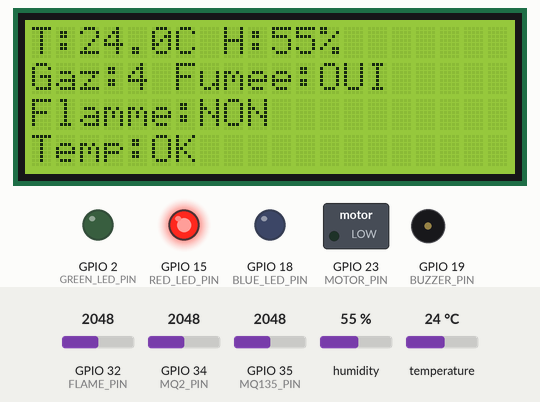
This sketch was run on a simulated ESP32. On the bench: 20×4 character LCD, switched loads named in the sketch (green lamp = pin HIGH), output pins drawn as LEDs (lit = HIGH), buzzer (waves = sounding). Inputs (shaded band) come from the test bench; at power-on: GPIO 35 (MQ135_PIN) = 2048, temperature 24 °C, GPIO 32 (FLAME_PIN) = 2048, GPIO 34 (MQ2_PIN) = 2048, humidity 55 %. WiFi joins after 1.5 s; servers stay silent unless stated; uploads are accepted with an empty reply; what the sketch prints to the serial monitor is not drawn.

Above: at 9.4 s.
9.5 s: GPIO 35 (MQ135_PIN) set to 1957
At 12.0 s:
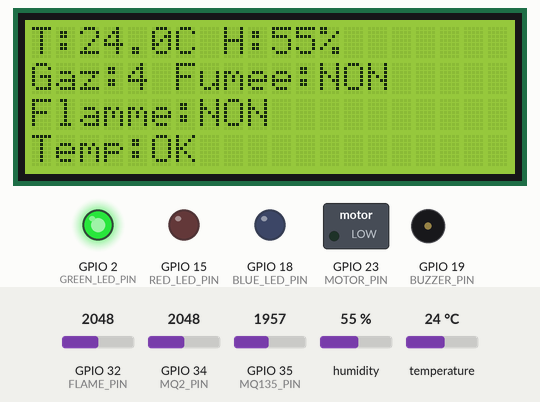
12.4 s: temperature set to 39.2 °C
At 15.8 s:
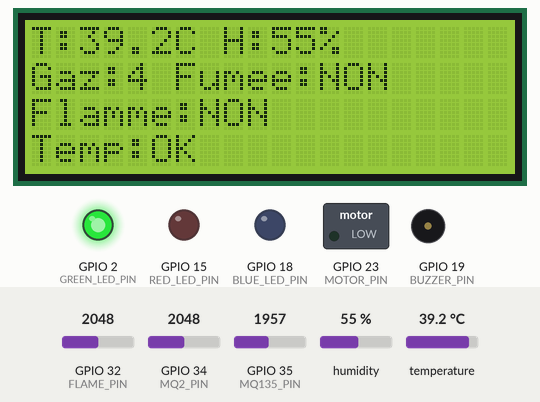
16.2 s: temperature set to 40.9 °C
At 18.6 s:
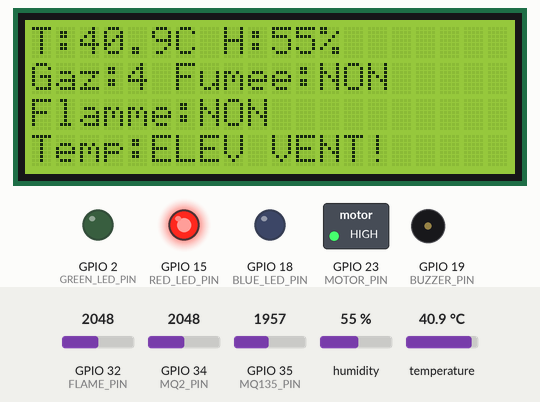
19.5 s: GPIO 32 (FLAME_PIN) set to 1955
At 22.6 s:
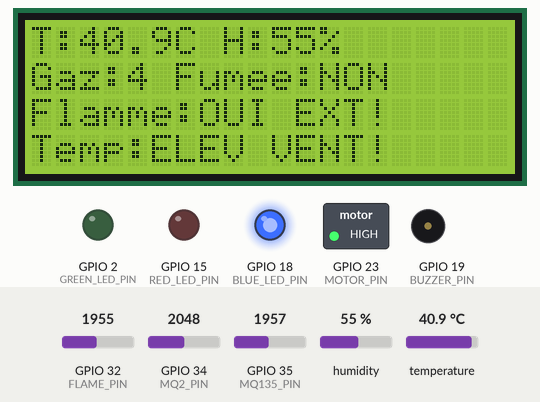
23.1 s: temperature set to 12 °C
At 24.5 s:
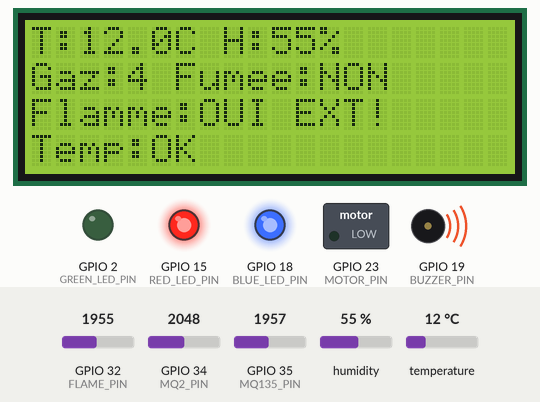
25.5 s: GPIO 35 (MQ135_PIN) set to 2040
At 28.6 s:
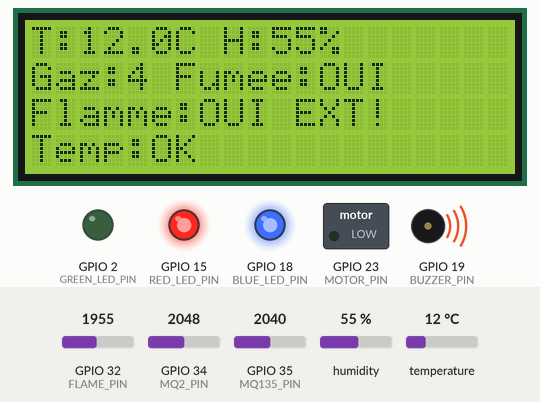
Timing chart, 0 to 29.8 s (numbered marks = the images above; inputs shaded):
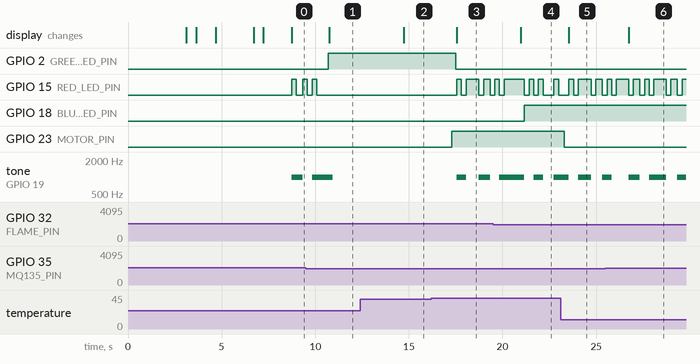

The sketch:

sketch_jun02c.ino
```cpp
 #include <DHT.h>
#include <LiquidCrystal_I2C.h>
#include <WiFi.h>
#include <HTTPClient.h>

// Configuration WiFi
const char* ssid = "YOUR_WIFI_SSID";
const char* password = "YOUR_WIFI_PASSWORD";

// Configuration Supabase
const String supabaseUrl = "https://YOUR_PROJECT.supabase.co";
const String apiKey = "YOUR_SUPABASE_ANON_KEY";

// Initialisation LCD I2C
LiquidCrystal_I2C lcd(0x27, 20, 4);

// Définition des broches
#define DHTPIN 4
#define DHTTYPE DHT22
#define MQ2_PIN 34         // Gaz - MQ-2 (analogique)
#define MQ135_PIN 35       // Fumée - MQ-135 (analogique)
#define FLAME_PIN 32       // Capteur de flamme (analogique)
#define BUZZER_PIN 19
#define GREEN_LED_PIN 2
#define RED_LED_PIN 15
#define BLUE_LED_PIN 18    // LED bleue pour extincteur
#define MOTOR_PIN 23       // Moteur DC (ventilateur)

// Seuils
const float tempThreshold = 40.0;
const float humidityThreshold = 20.0;
const float gasPPMThreshold = 200.0;
const int smokeAnalogThreshold = 2000;
const int flameAnalogThreshold = 2000;

// Constantes pour conversion PPM
const float RL_VALUE = 5.0;
const float RO_CLEAN_AIR_FACTOR = 9.83;
const float CALIBRATION_SAMPLE_TIMES = 10;
const float CALIBRATION_SAMPLE_INTERVAL = 50;
const float READ_SAMPLE_INTERVAL = 20;
const float READ_SAMPLE_TIMES = 3;

// Variables
float Ro = 10;
DHT dht(DHTPIN, DHTTYPE);

// Timing
unsigned long lastSensorRead = 0;
unsigned long lastSupabaseUpdate = 0;
unsigned long lastBuzzerToggle = 0;
unsigned long lastLedToggle = 0;
unsigned long lastSupabaseCheck = 0;  // Pour vérifier les commandes depuis l'app
const unsigned long sensorInterval = 1000;
const unsigned long supabaseInterval = 10000;
const unsigned long buzzerInterval = 500;
const unsigned long ledInterval = 250;
const unsigned long supabaseCheckInterval = 2000;  // Vérifier toutes les 2 secondes

// Variables d'état
bool previousFlameState = false;
bool previousVentilatorState = false;
bool buzzerState = false;
bool ledState = false;
bool alertActive = false;
bool manualExtincteurActive = false;  // État de l'extincteur contrôlé depuis l'app
bool manualVentilateurActive = false;  // État du ventilateur contrôlé depuis l'app

void setup() {
  Serial.begin(115200);
  lcd.init();
  lcd.backlight();

  // Message de bienvenue
  lcd.setCursor(6, 0);
  lcd.print("BIENVENUE");
  lcd.setCursor(0, 1);
  lcd.print("SYSTEME DE DETECTION");
  lcd.setCursor(6, 2);
  lcd.print("D'INCENDIE");
  delay(3000);

  // Connexion WiFi
  lcd.clear();
  lcd.setCursor(0, 0);
  lcd.print("Connexion WiFi...");
  WiFi.begin(ssid, password);
  Serial.print("Connexion WiFi");

  while (WiFi.status() != WL_CONNECTED) {
    delay(500);
    Serial.print(".");
    lcd.setCursor(0, 1);
    lcd.print("En cours...");
  }

  Serial.println("\nWiFi connecté !");
  lcd.clear();
  lcd.setCursor(0, 0);
  lcd.print("WiFi: CONNECTE");
  lcd.setCursor(0, 1);
  lcd.print("IP: ");
  lcd.print(WiFi.localIP());
  delay(2000);

  // Calibration capteur MQ-2
  lcd.clear();
  lcd.setCursor(0, 0);
  lcd.print("Calibration...");
  Ro = MQCalibration(MQ2_PIN);

  // Configuration des broches
  pinMode(MQ2_PIN, INPUT);
  pinMode(MQ135_PIN, INPUT);
  pinMode(FLAME_PIN, INPUT);
  pinMode(BUZZER_PIN, OUTPUT);
  pinMode(GREEN_LED_PIN, OUTPUT);
  pinMode(RED_LED_PIN, OUTPUT);
  pinMode(BLUE_LED_PIN, OUTPUT);
  pinMode(MOTOR_PIN, OUTPUT);

  dht.begin();

  Serial.println("Système prêt!");
  lcd.clear();
  lcd.setCursor(0, 0);
  lcd.print("SYSTEME PRET!");
  delay(1000);
}

void loop() {
  unsigned long currentMillis = millis();

  // Gestion des alertes
  handleAlerts(currentMillis);

  // Vérifier les commandes depuis l'application
  if (currentMillis - lastSupabaseCheck >= supabaseCheckInterval) {
    lastSupabaseCheck = currentMillis;
    checkSupabaseCommands();
  }

  if (currentMillis - lastSensorRead >= sensorInterval) {
    lastSensorRead = currentMillis;

    // Lecture des capteurs
    float temp = dht.readTemperature();
    float hum = dht.readHumidity();
    float gasPPM = MQGetGasPercentage(MQRead(MQ2_PIN) / Ro);

    int smokeValue = analogRead(MQ135_PIN);
    int flameValue = analogRead(FLAME_PIN);

    bool smokeDetected = smokeValue > smokeAnalogThreshold;
    bool flameDetected = flameValue < flameAnalogThreshold;

    // Vérification DHT
    if (isnan(temp) || isnan(hum)) {
      lcd.clear();
      lcd.setCursor(0, 0);
      lcd.print("Erreur capteur DHT");
      return;
    }

    // Gestion du moteur DC (ventilateur) - automatique OU manuel
    bool ventilateurShouldBeOn = (temp > tempThreshold) || manualVentilateurActive;

    if (ventilateurShouldBeOn) {
      digitalWrite(MOTOR_PIN, HIGH);  // Activer le ventilateur
    } else {
      digitalWrite(MOTOR_PIN, LOW);   // Désactiver le ventilateur
    }

    // Si l'état du ventilateur a changé, mettre à jour la base
    if (ventilateurShouldBeOn != previousVentilatorState) {
      updateVentilateurState(ventilateurShouldBeOn);
      previousVentilatorState = ventilateurShouldBeOn;
    }

    // Détection alarme - SANS manualExtincteurActive (juste pour LED bleue)
    alertActive = false;
    if (flameDetected || smokeDetected || gasPPM > gasPPMThreshold ||
        temp > tempThreshold || hum < humidityThreshold) {
      alertActive = true;
    }

    // Gestion LED verte
    if (!alertActive) {
      digitalWrite(GREEN_LED_PIN, HIGH);
    } else {
      digitalWrite(GREEN_LED_PIN, LOW);
    }

    // Si l'état de la flamme a changé, mettre à jour l'extincteur
    if (flameDetected != previousFlameState) {
      updateExtincteurState(flameDetected);
      previousFlameState = flameDetected;
    }

    // Affichage LCD harmonisé - 4 lignes distinctes
    lcd.clear();

    // Ligne 1 : Température et Humidité
    lcd.setCursor(0, 0);
    lcd.print("T:");
    lcd.print(temp, 1);
    lcd.print("C H:");
    lcd.print(hum, 0);
    lcd.print("%");

    // Ligne 2 : Gaz et Fumée
    lcd.setCursor(0, 1);
    lcd.print("Gaz:");
    lcd.print(gasPPM, 0);
    lcd.print(" Fumee:");
    lcd.print(smokeDetected ? "OUI" : "NON");

    // Ligne 3 : État de l'extincteur
    lcd.setCursor(0, 2);
    if (manualExtincteurActive) {
      lcd.print("EXTINCTEUR: MANUEL");
    } else {
      lcd.print("Flamme:");
      lcd.print(flameDetected ? "OUI" : "NON");
      if (flameDetected) {
        lcd.print(" EXT!");
      }
    }

    // Ligne 4 : État du ventilateur
    lcd.setCursor(0, 3);
    if (manualVentilateurActive) {
      lcd.print("VENTILATEUR: MANUEL");
    } else {
      lcd.print("Temp:");
      lcd.print(temp > tempThreshold ? "ELEV" : "OK");
      if (ventilateurShouldBeOn) {
        lcd.print(" VENT!");
      }
    }

    // Debug série
    Serial.print("T:");
    Serial.print(temp);
    Serial.print(" H:");
    Serial.print(hum);
    Serial.print(" Gaz:");
    Serial.print(gasPPM);
    Serial.print(" Fumée:");
    Serial.print(smokeValue);
    Serial.print(" Flamme:");
    Serial.print(flameValue);
    Serial.print(" Détectée:");
    Serial.print(flameDetected ? "OUI" : "NON");
    Serial.print(" Manuel:");
    Serial.print(manualExtincteurActive ? "OUI" : "NON");
    Serial.print(" Ventilateur:");
    Serial.print(ventilateurShouldBeOn ? "ON" : "OFF");
    Serial.print(" (Manuel:");
    Serial.print(manualVentilateurActive ? "OUI" : "NON");
    Serial.println(")");

    // Envoi périodique vers Supabase
    if (currentMillis - lastSupabaseUpdate >= supabaseInterval) {
      lastSupabaseUpdate = currentMillis;
      sendSensorDataToSupabase(temp, hum, gasPPM, flameDetected, smokeDetected);
    }
  }
}

void handleAlerts(unsigned long currentMillis) {
  // LED bleue : toujours gérée indépendamment (flamme OU contrôle manuel)
  digitalWrite(BLUE_LED_PIN, (previousFlameState || manualExtincteurActive) ? HIGH : LOW);

  if (alertActive) {
    // Gestion buzzer clignotant
    if (currentMillis - lastBuzzerToggle >= buzzerInterval) {
      lastBuzzerToggle = currentMillis;
      buzzerState = !buzzerState;

      if (buzzerState) {
        tone(BUZZER_PIN, 1000);
      } else {
        noTone(BUZZER_PIN);
      }
    }

    // Gestion LED rouge clignotante
    if (currentMillis - lastLedToggle >= ledInterval) {
      lastLedToggle = currentMillis;
      ledState = !ledState;
      digitalWrite(RED_LED_PIN, ledState ? HIGH : LOW);
    }

  } else {
    // Pas d'alerte - éteindre buzzer et LED rouge seulement
    noTone(BUZZER_PIN);
    digitalWrite(RED_LED_PIN, LOW);
    buzzerState = false;
    ledState = false;
  }
}

void sendSensorDataToSupabase(float temp, float hum, float gas, bool flame, bool smoke) {
  if (WiFi.status() != WL_CONNECTED) {
    Serial.println("WiFi non connecté - envoi annulé");
    return;
  }

  HTTPClient http;
  String url = supabaseUrl + "capteurs";

  String jsonPayload = "{";
  jsonPayload += "\"temperature\":" + String(temp, 2) + ",";
  jsonPayload += "\"humidity\":" + String(hum, 2) + ",";
  jsonPayload += "\"gas\":" + String(gas, 2) + ",";
  jsonPayload += "\"flame\":";
  jsonPayload += flame ? "true" : "false";
  jsonPayload += ",";
  jsonPayload += "\"smoke\":";
  jsonPayload += smoke ? "true" : "false";
  jsonPayload += "}";

  Serial.println("=== ENVOI CAPTEURS ===");
  Serial.println("URL: " + url);
  Serial.println("JSON: " + jsonPayload);

  http.begin(url);
  http.addHeader("Content-Type", "application/json");
  http.addHeader("apikey", apiKey);
  http.addHeader("Authorization", "Bearer " + apiKey);
  http.setTimeout(5000);

  int httpResponseCode = http.POST(jsonPayload);

  Serial.print("Code réponse: ");
  Serial.println(httpResponseCode);

  if (httpResponseCode > 0) {
    String response = http.getString();
    Serial.println("Réponse complète: " + response);
    if (httpResponseCode == 201) {
      Serial.println("✓ Données insérées avec succès!");
    }
  } else {
    Serial.println("✗ Erreur HTTP - Vérifiez la table et RLS!");
  }

  http.end();
}

// Vérifier les commandes depuis l'application mobile
void checkSupabaseCommands() {
  if (WiFi.status() != WL_CONNECTED) {
    return;
  }

  // Vérifier extincteur_state
  HTTPClient http;
  String url = supabaseUrl + "extincteur_state?device_id=eq.ESP32_1&order=last_updated.desc&limit=1";

  http.begin(url);
  http.addHeader("apikey", apiKey);
  http.addHeader("Authorization", "Bearer " + apiKey);
  http.setTimeout(3000);

  int httpResponseCode = http.GET();

  if (httpResponseCode == 200) {
    String response = http.getString();

    if (response.length() > 10) {
      bool commandActive = false;
      if (response.indexOf("\"is_active\":true") != -1) {
        commandActive = true;
      } else if (response.indexOf("\"is_active\":false") != -1) {
        commandActive = false;
      }

      if (commandActive != manualExtincteurActive) {
        manualExtincteurActive = commandActive;

        Serial.println("=== COMMANDE EXTINCTEUR REÇUE ===");
        Serial.print("Extincteur manuel: ");
        Serial.println(manualExtincteurActive ? "ACTIVÉ" : "DÉSACTIVÉ");
      }
    }
  }
  http.end();

  // Vérifier ventilateur_state
  HTTPClient http2;
  String url2 = supabaseUrl + "ventilateur_state?device_id=eq.ESP32_1&order=last_updated.desc&limit=1";

  http2.begin(url2);
  http2.addHeader("apikey", apiKey);
  http2.addHeader("Authorization", "Bearer " + apiKey);
  http2.setTimeout(3000);

  int httpResponseCode2 = http2.GET();

  if (httpResponseCode2 == 200) {
    String response2 = http2.getString();

    if (response2.length() > 10) {
      bool commandActive2 = false;
      if (response2.indexOf("\"is_active\":true") != -1) {
        commandActive2 = true;
      } else if (response2.indexOf("\"is_active\":false") != -1) {
        commandActive2 = false;
      }

      if (commandActive2 != manualVentilateurActive) {
        manualVentilateurActive = commandActive2;

        Serial.println("=== COMMANDE VENTILATEUR REÇUE ===");
        Serial.print("Ventilateur manuel: ");
        Serial.println(manualVentilateurActive ? "ACTIVÉ" : "DÉSACTIVÉ");
      }
    }
  }
  http2.end();
}

void updateExtincteurState(bool isActive) {
  if (WiFi.status() != WL_CONNECTED) {
    Serial.println("WiFi non connecté - mise à jour extincteur annulée");
    return;
  }

  HTTPClient http;
  String url = supabaseUrl + "extincteur_state";

  String jsonPayload = "{";
  jsonPayload += "\"device_id\":\"ESP32_1\",";
  jsonPayload += "\"is_active\":";
  jsonPayload += isActive ? "true" : "false";
  jsonPayload += "}";

  Serial.println("=== NOUVEL ÉTAT EXTINCTEUR ===");
  Serial.println("URL: " + url);
  Serial.println("Payload: " + jsonPayload);

  http.begin(url);
  http.addHeader("Content-Type", "application/json");
  http.addHeader("apikey", apiKey);
  http.addHeader("Authorization", "Bearer " + apiKey);
  http.setTimeout(5000);

  int httpResponseCode = http.POST(jsonPayload);

  Serial.print("Extincteur POST - Code: ");
  Serial.print(httpResponseCode);

  if (httpResponseCode == 201) {
    Serial.println(" - Nouvel enregistrement créé!");
    String response = http.getString();
    Serial.println("Réponse: " + response);
  } else if (httpResponseCode > 0) {
    Serial.println(" - Erreur!");
    String response = http.getString();
    Serial.println("Erreur: " + response);
  } else {
    Serial.println(" - Erreur de connexion!");
  }

  http.end();

  Serial.print("Nouvel état extincteur: ");
  Serial.println(isActive ? "ACTIF" : "INACTIF");
}

void updateVentilateurState(bool isActive) {
  if (WiFi.status() != WL_CONNECTED) {
    Serial.println("WiFi non connecté - mise à jour ventilateur annulée");
    return;
  }

  HTTPClient http;
  String url = supabaseUrl + "ventilateur_state";

  String jsonPayload = "{";
  jsonPayload += "\"device_id\":\"ESP32_1\",";
  jsonPayload += "\"is_active\":";
  jsonPayload += isActive ? "true" : "false";
  jsonPayload += "}";

  Serial.println("=== NOUVEL ÉTAT VENTILATEUR ===");
  Serial.println("URL: " + url);
  Serial.println("Payload: " + jsonPayload);

  http.begin(url);
  http.addHeader("Content-Type", "application/json");
  http.addHeader("apikey", apiKey);
  http.addHeader("Authorization", "Bearer " + apiKey);
  http.setTimeout(5000);

  int httpResponseCode = http.POST(jsonPayload);

  Serial.print("Ventilateur POST - Code: ");
  Serial.print(httpResponseCode);

  if (httpResponseCode == 201) {
    Serial.println(" - Nouvel enregistrement créé!");
    String response = http.getString();
    Serial.println("Réponse: " + response);
  } else if (httpResponseCode > 0) {
    Serial.println(" - Erreur!");
    String response = http.getString();
    Serial.println("Erreur: " + response);
  } else {
    Serial.println(" - Erreur de connexion!");
  }

  http.end();

  Serial.print("Nouvel état ventilateur: ");
  Serial.println(isActive ? "ACTIF" : "INACTIF");
}

// Fonctions MQ-2
float MQCalibration(int mq_pin) {
  int i;
  float val = 0;

  for (i = 0; i < CALIBRATION_SAMPLE_TIMES; i++) {
    val += MQResistanceCalculation(analogRead(mq_pin));
    delay(CALIBRATION_SAMPLE_INTERVAL);
  }
  val = val / CALIBRATION_SAMPLE_TIMES;
  val = val / RO_CLEAN_AIR_FACTOR;

  return val;
}

float MQResistanceCalculation(int raw_adc) {
  return (((float)RL_VALUE * (4095 - raw_adc) / raw_adc));
}

float MQRead(int mq_pin) {
  int i;
  float rs = 0;

  for (i = 0; i < READ_SAMPLE_TIMES; i++) {
    rs += MQResistanceCalculation(analogRead(mq_pin));
    delay(READ_SAMPLE_INTERVAL);
  }

  rs = rs / READ_SAMPLE_TIMES;
  return rs;
}

float MQGetGasPercentage(float rs_ro_ratio) {
  return (574.0 * pow(rs_ro_ratio, -2.222));
}
```

Measured:
- the behaviour switches between 2001 and 2000 on GPIO 35 (MQ135_PIN) (found by bisection; images 0 and 1)
- the behaviour switches between 40 and 40.1 °C on temperature (found by bisection; images 2 and 3)
- the behaviour switches between 2000 and 1999 on GPIO 32 (FLAME_PIN) (found by bisection; images 3 and 4)
- after the input at 9.5 s, GPIO 2 (GREEN_LED_PIN): LOW → HIGH after 1.2 s; GPIO 15 (RED_LED_PIN): goes on until 10.1 s, then stays LOW; tone on GPIO 19 (BUZZER_PIN): goes on until 10.9 s, then stays silent; the display: changes after 1.2 s (image 1)
- after the input at 12.4 s, the display: changes after 2.3 s (image 2)
- after the input at 16.2 s, GPIO 2 (GREEN_LED_PIN): HIGH → LOW after 1.3 s; GPIO 15 (RED_LED_PIN): goes HIGH 0.25 s, LOW 0.25 s, HIGH 0.69 s, LOW 0.25 s, HIGH 0.35 s, then LOW, starting after 1.4 s
- after the input at 19.5 s, GPIO 18 (BLUE_LED_PIN): LOW → HIGH after 1.7 s; the display: changes after 1.5 s (image 4)
- after the input at 23.1 s, GPIO 23 (MOTOR_PIN): HIGH → LOW after 0.19 s; the display: changes after 0.45 s (image 5)
- after the input at 25.5 s, the display: changes after 1.2 s (image 6)
